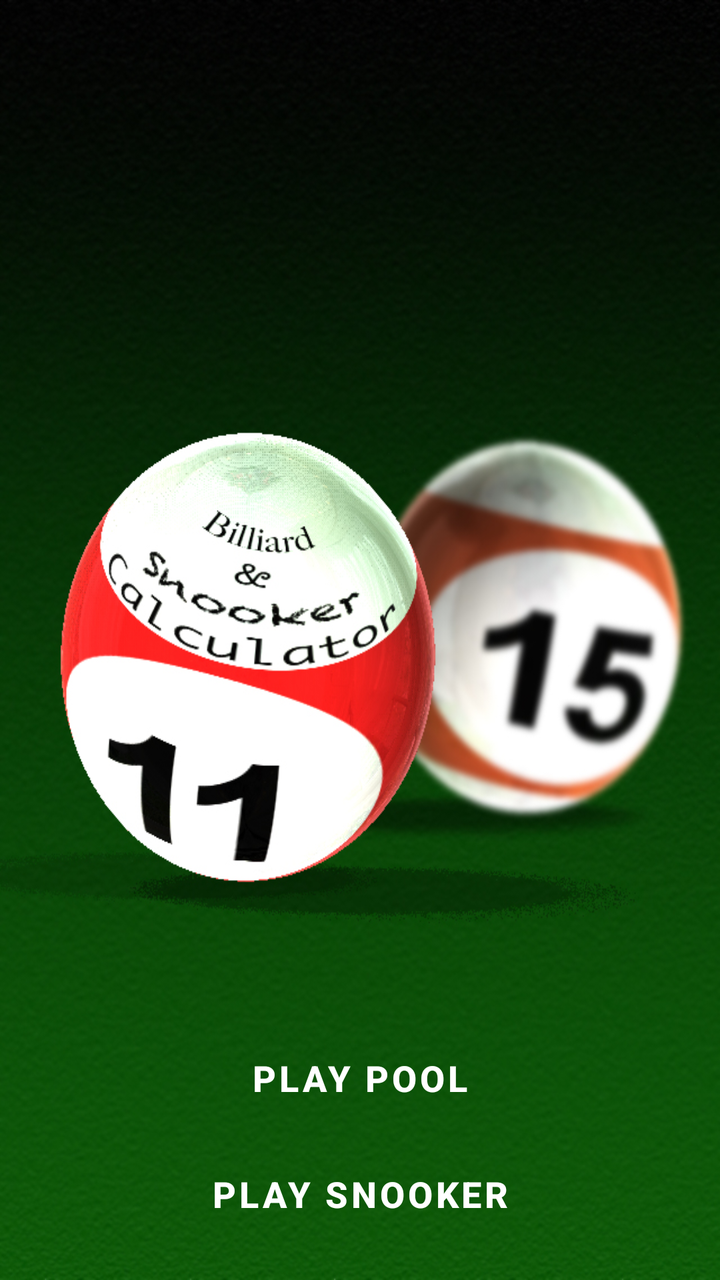
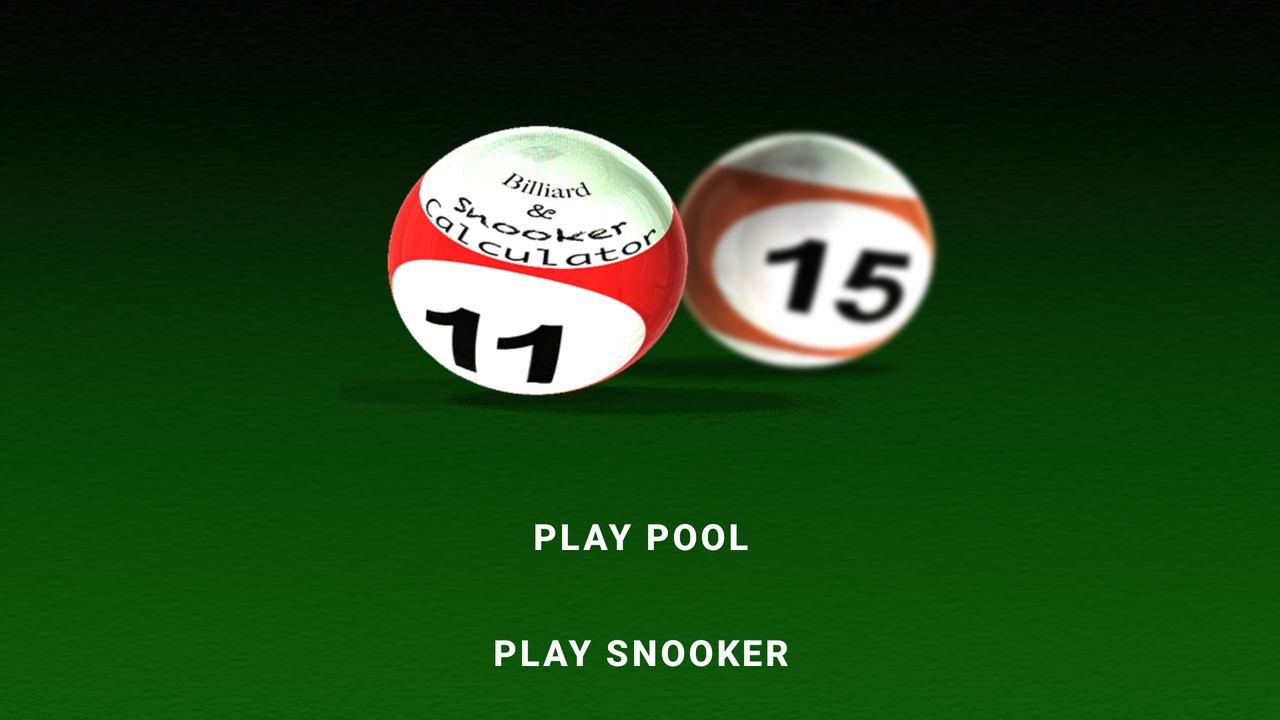

Two renders of one Android screen. The first uses the default layout on a phone; the second uses the alternative layout the repository ships for a different screen configuration, on a matching device. The two XML files are below.
<!-- AndroidManifest.xml: application theme Theme.Main -->
<!-- res/layout/fragment_playgames.xml -->
<?xml version="1.0" encoding="utf-8"?>
<RelativeLayout
    xmlns:android="http://schemas.android.com/apk/res/android"
    android:layout_width="match_parent"
    android:layout_height="match_parent"
    android:background="@drawable/main">

    <GridLayout
        android:layout_width="match_parent"
        android:layout_height="wrap_content"
        android:layout_alignParentStart="true"
        android:layout_alignParentBottom="true"
        android:layout_marginStart="0dp"
        android:layout_marginBottom="14dp"
        android:columnCount="1"
        android:rowCount="5">

        <Button
            android:id="@+id/newgame"
            android:layout_width="wrap_content"
            android:layout_height="wrap_content"
            android:layout_row="0"
            android:layout_rowWeight="1"
            android:layout_column="0"
            android:layout_columnWeight="1"
            android:layout_gravity="fill"
            android:layout_margin="5sp"
            android:background="@drawable/rounded_button"
            android:text="Play Pool"
            android:textSize="18sp"
            android:textStyle="bold" />

        <Button
            android:id="@+id/options"
            android:layout_width="wrap_content"
            android:layout_height="wrap_content"
            android:layout_rowWeight="1"
            android:layout_columnWeight="1"
            android:layout_gravity="fill"
            android:layout_margin="5sp"
            android:background="@drawable/rounded_button"
            android:text="Play Snooker"
            android:textSize="18sp"
            android:textStyle="bold" />

    </GridLayout>

</RelativeLayout>
<!-- resources referenced by this layout -->
<resources>
  <!-- drawable main: jpg bitmap (drawable-v24, 256159 bytes) -->
  <style name="Theme.Main" parent="Theme.MaterialComponents.DayNight.DarkActionBar">
          
          <item name="colorPrimary">@color/colorAccent</item>
          <item name="colorOnSurface">#3D5045</item>
          <item name="colorOnPrimary">@color/white</item>
          
          <item name="colorSecondary">@color/teal_200</item>
          <item name="colorSecondaryVariant">@color/teal_700</item>
          <item name="colorOnSecondary">@color/black</item>
          
          <item name="android:statusBarColor" tools:targetApi="l">?attr/colorPrimaryVariant</item>
          
      </style>
  <color name="colorAccent">#004B1F</color>
  <color name="white">#FFFFFFFF</color>
  <color name="teal_200">#FF03DAC5</color>
  <color name="teal_700">#FF018786</color>
  <color name="black">#FF000000</color>
</resources>
<!-- res/layout-land/fragment_playgames.xml (the repository's variant of the layout above) -->
<!-- drawn on the phone turned sideways -->
<?xml version="1.0" encoding="utf-8"?>
<RelativeLayout
    xmlns:android="http://schemas.android.com/apk/res/android"
    android:layout_width="match_parent"
    android:layout_height="match_parent"
    android:background="@drawable/landscapemain">

    <GridLayout
        android:layout_width="match_parent"
        android:layout_height="wrap_content"
        android:layout_alignParentStart="true"
        android:layout_alignParentBottom="true"
        android:layout_centerHorizontal="true"
        android:layout_marginStart="1dp"
        android:layout_marginBottom="5dp"
        android:columnCount="1"
        android:rowCount="5">

        <Button
            android:id="@+id/playpool"
            android:layout_width="wrap_content"
            android:layout_height="wrap_content"
            android:layout_row="0"
            android:layout_rowWeight="1"
            android:layout_column="0"
            android:layout_columnWeight="1"
            android:layout_gravity="fill"
            android:layout_margin="5sp"
            android:background="@drawable/rounded_button"
            android:text="Play Pool"
            android:textSize="18sp"
            android:textStyle="bold" />

        <Button
            android:id="@+id/playsnooker"
            android:layout_width="wrap_content"
            android:layout_height="wrap_content"
            android:layout_rowWeight="1"
            android:layout_columnWeight="1"
            android:layout_gravity="fill"
            android:layout_margin="5sp"
            android:background="@drawable/rounded_button"
            android:text="Play Snooker"
            android:textSize="18sp"
            android:textStyle="bold" />

    </GridLayout>

</RelativeLayout>
<!-- resources referenced by the variant -->
<!-- as the phone turned sideways resolves them -->
<resources>
  <!-- drawable landscapemain: jpg bitmap (drawable, 239684 bytes) -->
  <style name="Theme.Main" parent="Theme.MaterialComponents.DayNight.DarkActionBar">
          
          <item name="colorPrimary">@color/colorAccent</item>
          <item name="colorOnSurface">#3D5045</item>
          <item name="colorOnPrimary">@color/white</item>
          
          <item name="colorSecondary">@color/teal_200</item>
          <item name="colorSecondaryVariant">@color/teal_700</item>
          <item name="colorOnSecondary">@color/black</item>
          
          <item name="android:statusBarColor" tools:targetApi="l">?attr/colorPrimaryVariant</item>
          
      </style>
  <color name="colorAccent">#004B1F</color>
  <color name="white">#FFFFFFFF</color>
  <color name="teal_200">#FF03DAC5</color>
  <color name="teal_700">#FF018786</color>
  <color name="black">#FF000000</color>
</resources>
